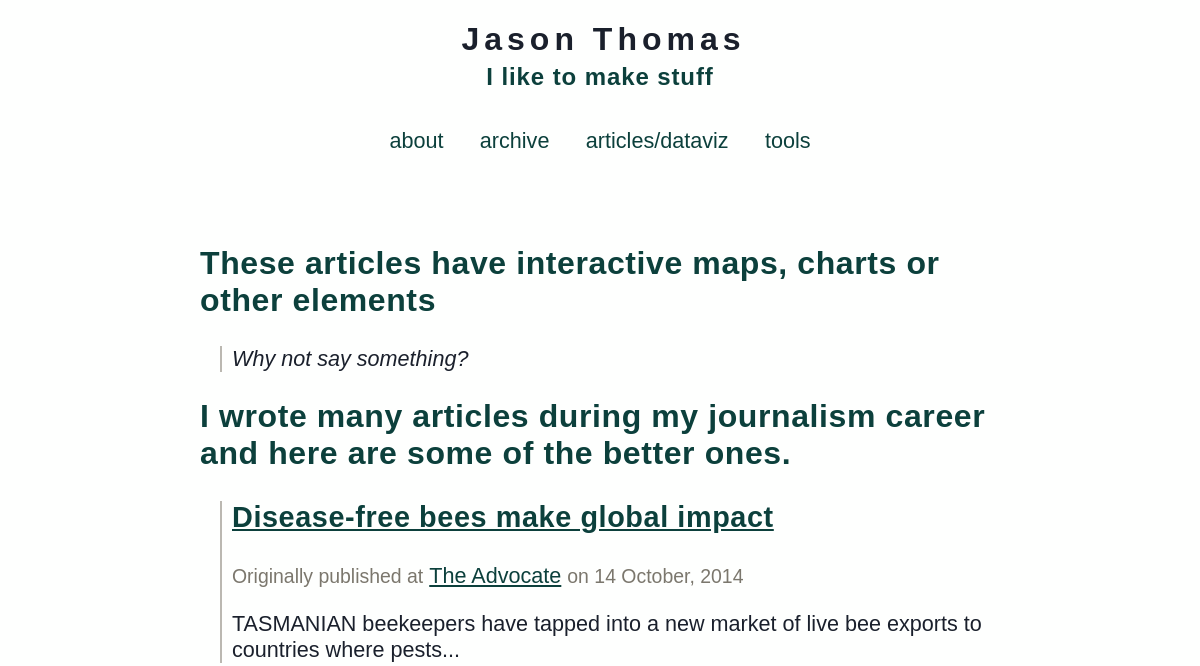
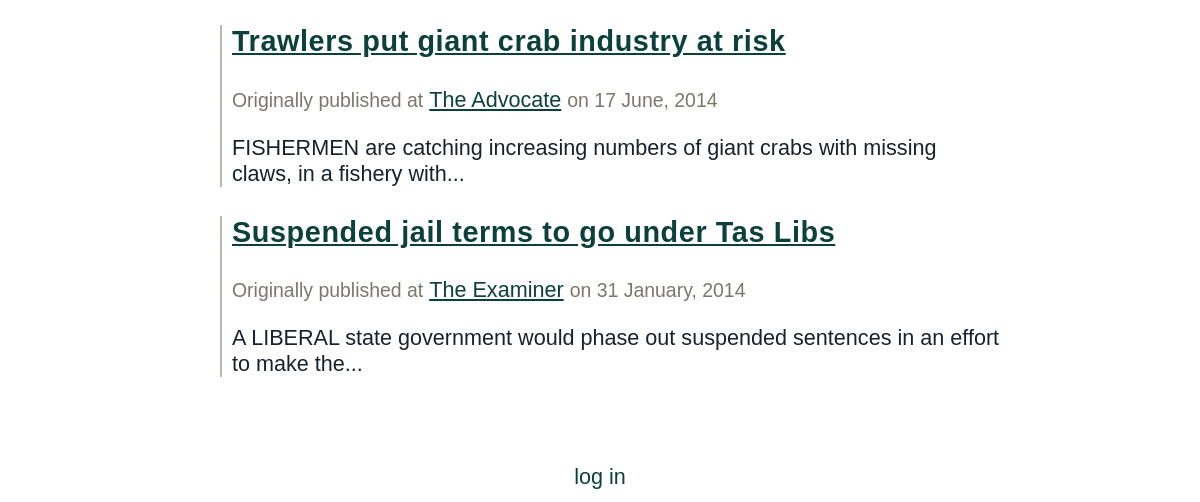
Page /articles on the earlier database version (2 pictures, top to bottom).
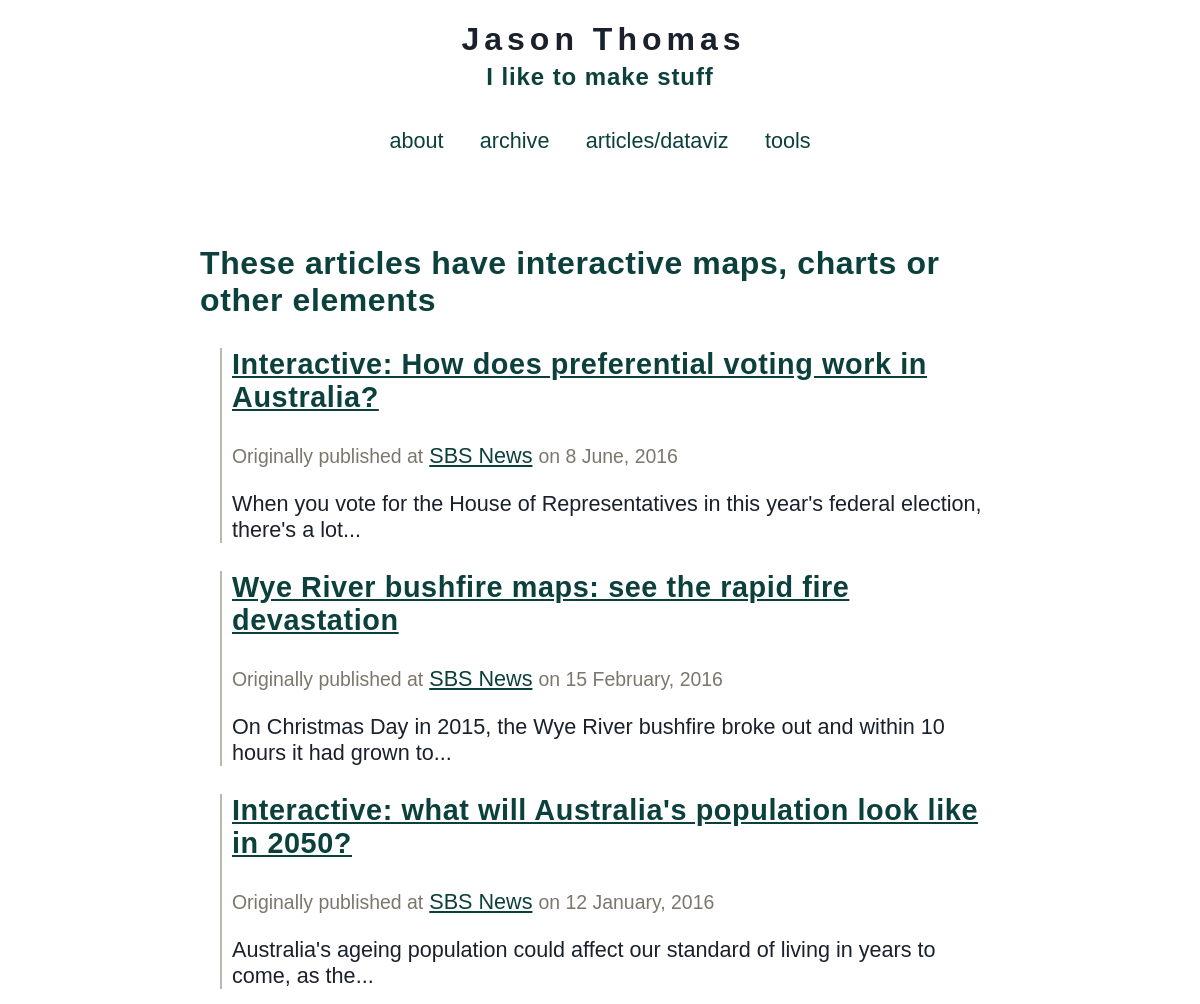
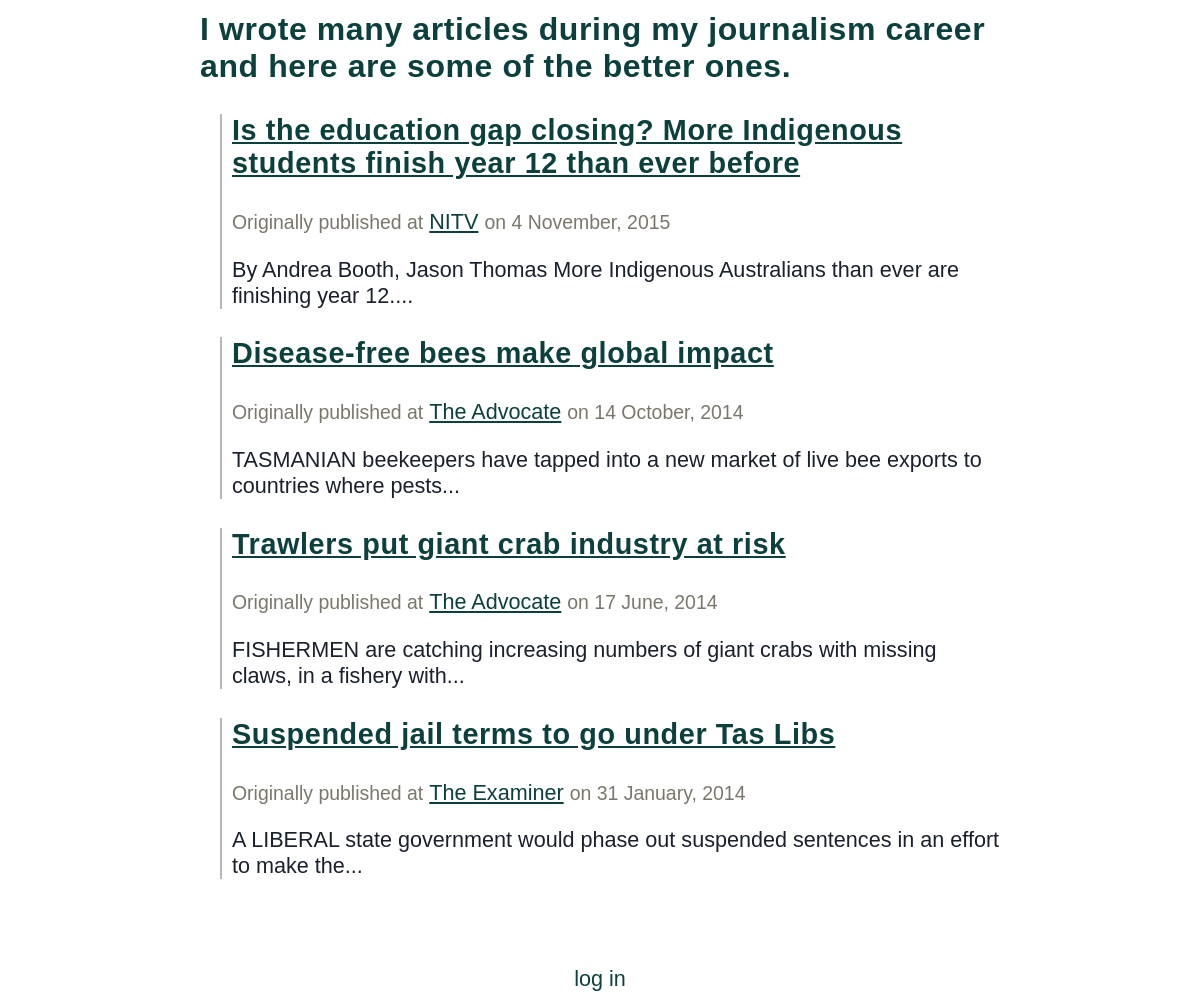
Same page on the later database version (2 pictures, top to bottom).
### tables this page shows
CREATE TABLE "articles" (
	"id"	integer PRIMARY KEY AUTOINCREMENT,
	"publishDate"	date NOT NULL,
	"link"	text NOT NULL,
	"title"	text NOT NULL,
	"text"	text NOT NULL,
	"interactive"	NUMERIC NOT NULL DEFAULT 0
);

### app.py (the view)
@app.route('/articles')
def show_articles():
    session.pop('logged_in', None)
    articles = get_sql_records("articles")
    interactive_articles, non_interactive_articles = sort_articles(articles)
    print(non_interactive_articles[1]["db_order"])
    return render_template('show_articles.html',
                            interactive_articles=interactive_articles,
                            non_interactive_articles=non_interactive_articles)

### app.py (called while the page is built)
def connect_db():
    return sqlite3.connect(app.config['DATABASE'])

def get_sql_records(table):
    if table == "articles":
        cursor = g.db.execute('select title, publishDate, link, text, interactive from articles order by id asc')
        articles = [dict(title=row[0], date=row[1], link=row[2], text=row[3], interactive=row[4]) for row in cursor.fetchall()]
        return articles
    elif table == "entries":
        cursor = g.db.execute('select title, entryDate, text from entries order by id asc')
        entries = [dict(title=row[0], date=row[1], text=row[2]) for row in cursor.fetchall()]
        return entries
    else:
        raise sqlite3.DatabaseError

def sort_articles(articles):
    interactive_articles = []
    non_interactive_articles = []
    for i, article in enumerate(articles):
        article["db_order"] = i
        if article["interactive"] == 1:
            interactive_articles.append(article)
        elif article["interactive"] == 0:
            non_interactive_articles.append(article)
        else:
            raise AttributeError("The database doesn't have interactive flag")
    return interactive_articles, non_interactive_articles

@app.before_request
def before_request():
    g.db = connect_db()

@app.teardown_request
def teardown_request(exception):
    db = getattr(g, 'db', None)
    if db is not None:
        db.close()

@app.after_request
def after_request(response):
    response.headers.set('X-Content-Type-Options', 'nosniff')
    response.headers.set('X-Frame-Options', 'DENY')
    response.headers.set('X-XSS-Protection', '1; mode=block')
    response.headers.set('Strict-Transport-Security', 'max-age=63072000')
    return response

### templates/show_articles.html
{% extends "layout.html" %}
{% block body %}
  <h2>These articles have interactive maps, charts or other elements</h2>
  <ul class=articles>
  {% set articles_length=interactive_articles|length %}
  {% if articles_length > 0 %}
    {% for article in interactive_articles|reverse() %}
      {% set this_article_i=article.db_order %}
      <li class=articleLink value=><a href="/article?articleNum={{this_article_i}}">
          <h3>{{ article.title }}</h3></a>
          <div class=publishedDetails>
            <p class=dateText>Originally published at</p>
            {{ article.link |safe }}
            <p class=dateText> on {{ article.date|safe }}</p>
          </div>
          <p>{{article.text|striptags|truncate(100) }}</p>
    {% endfor %}
  {% else %}
    <li><em>Why not say something?</em>
  {% endif %}
  </ul>
  <h2>I wrote many articles during my journalism career and here are some of the better ones.</h2>
  <ul class=articles>
  {% set articles_length=non_interactive_articles|length %}
  {% if articles_length > 0 %}
    {% for article in non_interactive_articles|reverse() %}
      {% set this_article_i=article.db_order %}
      <li class=articleLink value=><a href="/article?articleNum={{this_article_i}}">
          <h3>{{ article.title }}</h3></a>
          <div class=publishedDetails>
            <p class=dateText>Originally published at</p>
            {{ article.link |safe }}
            <p class=dateText> on {{ article.date|safe }}</p>
          </div>
          <p>{{article.text|striptags|truncate(100) }}</p>
    {% endfor %}
  {% else %}
    <li><em>Why not say something?</em>
  {% endif %}
  </ul>
{% endblock %}

### templates/layout.html (shortened to what this page needs)
<!doctype html>
<link rel="stylesheet" href="{{ url_for('static', filename='default.css') }}">
<link rel=stylesheet type=text/css href="{{ url_for('static', filename='style.css') }}">
<div class=topBanner>
  <a href="/">
    <h1>Jason Thomas</h1>
    <h4>I like to make stuff</h4>
  </a>
</div>
<div class=topLinks>
  <a href="{{ url_for('about') }}">about</a>
  <a href="{{ url_for('show_archive') }}">archive</a>
  <a href="{{ url_for('show_articles') }}">articles/dataviz</a>
  <a href="{{ url_for('my_work') }}">tools</a>
</div>
<div class=page>
  {% block body %}{% endblock %}
</div>
<div class=metanav>
  {% if not session.logged_in %}
    <a href="{{ url_for('login') }}">log in</a>
  {% else %}
    <a href="{{ url_for('logout') }}">log out</a>
  {% endif %}
</div>

### static/style.css (style rules this page uses)
a,h2,h3 { color: #0C403C; }
a:link { text-decoration: none; }
h1,h2,h3,h4 { letter-spacing: 0.6px; }
.page { margin: 3em auto; padding: .8em; max-width: 800px; }
.page a { text-decoration: underline; }
li { margin-bottom: 1em; list-style: none; padding-left:10px; border-left: 2px solid #BBB8B1; margin-left:10px; }
ul { padding-left:10px; }
.topBanner { width: 100%; text-align: center; cursor: pointer; }
.topBanner h1 { font-size: 4.0vh; margin-bottom:5px; letter-spacing:5px; margin-left:7px; color: #1A202C; }
.topBanner h4 { font-size: 3.0vh; letter-spacing:0.9px; margin-top:5px; color: #0C403C; }
.metanav, .topLinks { text-align: center; font-size: 0.9em; padding: 0.3em; }
.topLinks * { margin: 0.75em; margin-top: 0; }
.dateText { margin-bottom:0px; color: #7B776D; font-size:90%; }
.publishedDetails p { display: inline; }
h1 { font-size: 4.0vh; }
h2 { font-size: 4.0vh; }
h3 { font-size: 3.6vh; }
h4 { font-size: 3.2vh; }
p, a, code, li { font-size: 2.7vh; }

Differences in the rows shown:
added articles: title "Interactive: How does preferential voting work in Australia?", link "SBS News", date "8 June, 2016", text "When you vote for the House of Representatives in this year's federal election, there's a lot...", shown under "These articles have interactive maps, charts or other elements"
added articles: title "Wye River bushfire maps: see the rapid fire devastation", link "SBS News", date "15 February, 2016", text "On Christmas Day in 2015, the Wye River bushfire broke out and within 10 hours it had grown to...", shown under "These articles have interactive maps, charts or other elements"
added articles: title "Interactive: what will Australia's population look like in 2050?", link "SBS News", date "12 January, 2016", text "Australia's ageing population could affect our standard of living in years to come, as the...", shown under "These articles have interactive maps, charts or other elements"
added articles: title "Is the education gap closing? More Indigenous students finish year 12 than ever before", link "NITV", date "4 November, 2015", text "By Andrea Booth, Jason Thomas More Indigenous Australians than ever are finishing year 12...."
Other differences:
text no longer shown: "Why not say something?"
